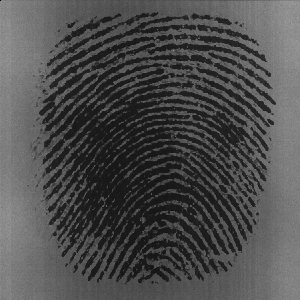
#> input picture FP (test set)/101_1.tif, 300 x 300 px
$ python -i Skeletonizer.py   (imports and definitions only)
#> lines starting #> are read from the running program, lines starting #| are printed output that depends on the picture; after the words box and inside, x2 and y2 are one past the last pixel; in counts of white or black regions, pixels touching at a corner belong together
#> further down, picture is the input picture: shape (300, 300); min 1, max 161, mean 77.2
import cv2
import numpy as np
from skimage.morphology import skeletonize

# -----------------------------


class Skeletonizer:

    def skeletonize(self, binImg):
        """ Skeletonization
        Input - a binary image
        Output - a skeleton image """

        kernel = np.ones((1, 1), np.uint8)
        opening = cv2.morphologyEx(binImg, cv2.MORPH_OPEN, kernel)
        blur = cv2.GaussianBlur(opening, (1, 1), 0)
        _, th = cv2.threshold(blur, 0, 255, cv2.THRESH_BINARY + cv2.THRESH_OTSU)
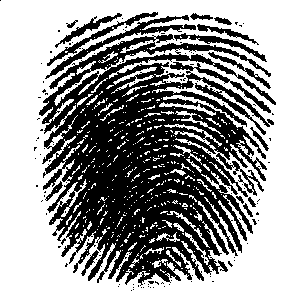
#> th: shape (300, 300); 59.9% white; 128 black regions (112 under 20 px), largest, box (x1, y1, x2, y2) and area: (39, 34, 276, 286) 32239, (45, 15, 196, 79) 1011, (47, 12, 158, 66) 551
        th[th == 255] = 1
        skel = skeletonize(th)
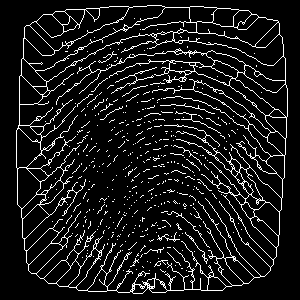
#> skel: shape (300, 300) bool; 9.7% white in thin lines or dots, all inside (x1, y1, x2, y2) = (16, 5, 288, 294)
        skeletonImg = np.ones(skel.shape, np.uint8)
        width, height = skel.shape
#> width = 300; height = 300
        for i in range(width):
            for j in range(height):
                if skel[i][j]:
                    skeletonImg[i][j] = 0
                else:
                    skeletonImg[i][j] = 255
        return skeletonImg


# -----------------------------

# [2 lines not run here, left out]

# -----------------------------

>>> import cv2
>>> picture = cv2.imread('FP (test set)/101_1.tif', cv2.IMREAD_GRAYSCALE)
>>> result = Skeletonizer().skeletonize(picture)

$ run again, on FP (test set)/101_2.tif
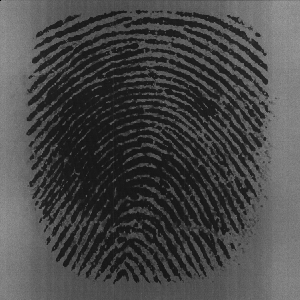
#> input picture FP (test set)/101_2.tif, 300 x 300 px
#> picture is the input picture: shape (300, 300); min 1, max 159, mean 71.5
#> in skeletonize, `_, th = cv2.threshold(blur, 0, 255, cv2.THRESH_BINARY + cv2.THRESH_OTSU)`:
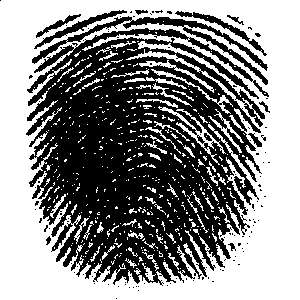
#> th: shape (300, 300); 54.2% white; 132 black regions (120 under 20 px), largest, box (x1, y1, x2, y2) and area: (26, 28, 269, 286) 37549, (32, 16, 268, 85) 1845, (34, 10, 127, 49) 502
#> in skeletonize, `skel = skeletonize(th)`:
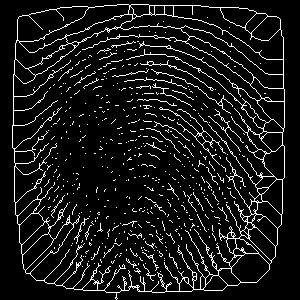
#> skel: shape (300, 300) bool; 9.1% white in thin lines or dots, all inside (x1, y1, x2, y2) = (12, 4, 285, 300)

$ run again, on FP (test set)/101_4.tif
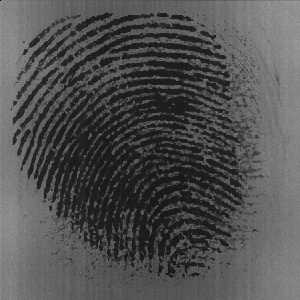
#> input picture FP (test set)/101_4.tif, 300 x 300 px
#> picture is the input picture: shape (300, 300); min 1, max 159, mean 80.8
#> in skeletonize, `_, th = cv2.threshold(blur, 0, 255, cv2.THRESH_BINARY + cv2.THRESH_OTSU)`:
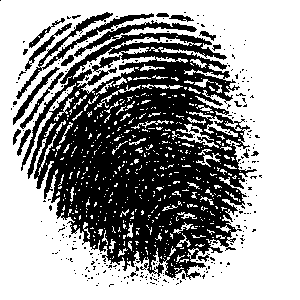
#> th: shape (300, 300); 60.6% white; 271 black regions (251 under 20 px), largest, box (x1, y1, x2, y2) and area: (16, 12, 257, 280) 32892, (13, 67, 60, 125) 345, (25, 23, 72, 71) 284
#> in skeletonize, `skel = skeletonize(th)`:
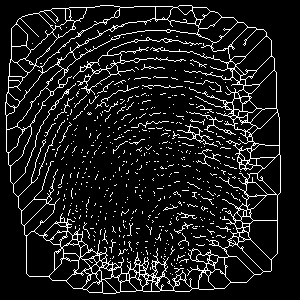
#> skel: shape (300, 300) bool; 10.4% white in thin lines or dots, all inside (x1, y1, x2, y2) = (5, 5, 281, 294)

$ run again, on FP (test set)/103_1.tif
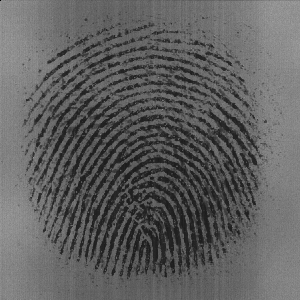
#> input picture FP (test set)/103_1.tif, 300 x 300 px
#> picture is the input picture: shape (300, 300); min 1, max 162, mean 95.9
#> in skeletonize, `_, th = cv2.threshold(blur, 0, 255, cv2.THRESH_BINARY + cv2.THRESH_OTSU)`:
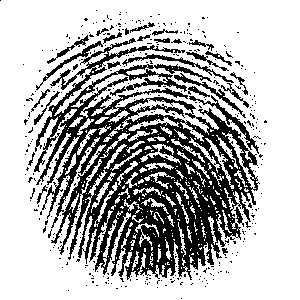
#> th: shape (300, 300); 70.7% white; 379 black regions (352 under 20 px), largest, box (x1, y1, x2, y2) and area: (34, 38, 260, 280) 22568, (189, 95, 259, 154) 418, (122, 53, 234, 83) 366
#> in skeletonize, `skel = skeletonize(th)`:
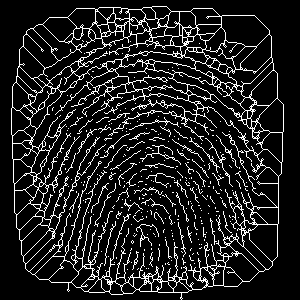
#> skel: shape (300, 300) bool; 12.6% white in thin lines or dots, all inside (x1, y1, x2, y2) = (11, 6, 284, 300)
